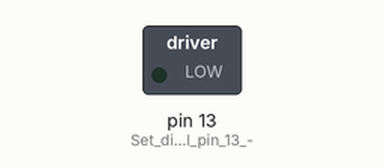
The sketch below on a simulated Arduino Uno, built with avr-gcc and run on an emulated ATmega328P. Parts: switched loads named in the sketch (green lamp = pin HIGH). Dashed ring = blinking.

Above: at 1.0 s.
Timing chart, 0 to 4.6 s (numbered marks = the images above):
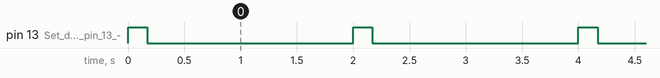

The sketch:

BOEbot_LEDS_testServo_act2.ino
```cpp
/*
    Robotics with the BOE Shield - ServoSlowMoCcw
    Send 1/100th speed servo signals for viewing with an LED.
 */

void setup()                                 // Built in initialization block
{
  pinMode(13, OUTPUT);                       // Set digital pin 13 -> output
}

void loop()                                  // Main loop auto-repeats
{
  digitalWrite(13, HIGH);                    // Pin 13 = 5 V, LED emits light
  delay(170);                                // ..for 0.17 seconds
  digitalWrite(13, LOW);                     // Pin 13 = 0 V, LED no light
  delay(1830);                               // ..for 1.83 seconds
}
```

Measured:
- by itself, pin 13 (Set_digital_pin_13_-): alternates HIGH for 0.17 s and LOW for 1.8 s
